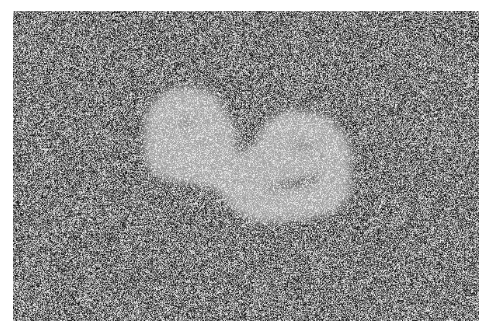
#> input picture OpenCV/3 Image Processing in OpenCV/3 - Image Thresholding/noisy.png, 491 x 331 px
$ python otsus_thresholding_and_gaussian_filter.py
#> lines starting #> are read from the running program, lines starting #| are printed output that depends on the picture; after the words box and inside, x2 and y2 are one past the last pixel; in counts of white or black regions, pixels touching at a corner belong together
import cv2 as cv
import numpy as np
from matplotlib import pyplot as plt

# https://docs.opencv.org/4.x/d7/d4d/tutorial_py_thresholding.html
# how to calculate otsus binarization works

img = cv.imread('noisy.png', cv.IMREAD_GRAYSCALE)
#> img is the input picture: shape (331, 491); min 0, max 255, mean 148
assert img is not None, 'file could not be found, check with os.path.exists()'

# global thresholding
ret,th1 = cv.threshold(img,127,255,cv.THRESH_BINARY)
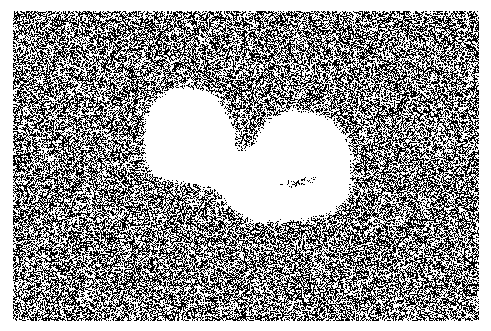
#> th1: shape (331, 491); 61.2% white; black in thin lines or dots, all inside (x1, y1, x2, y2) = (13, 11, 479, 321)

# otsus threshold
ret2,th2 = cv.threshold(img,0,255,cv.THRESH_BINARY+cv.THRESH_OTSU)
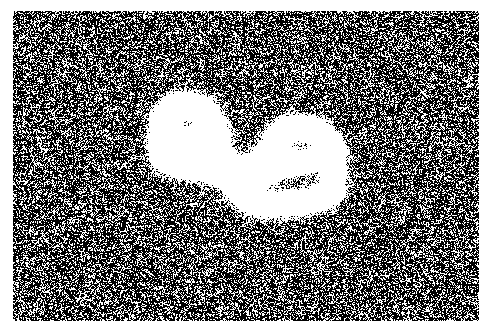
#> th2: shape (331, 491); 48.5% white; 3985 white regions (3549 under 20 px), largest, box (x1, y1, x2, y2) and area: (0, 0, 491, 331) 21594, (74, 72, 375, 238) 20356, (288, 234, 334, 284) 398
#> ret2 = 149

# otsus thresholding after gaussian filtering
blur = cv.GaussianBlur(img,(5,5),0)
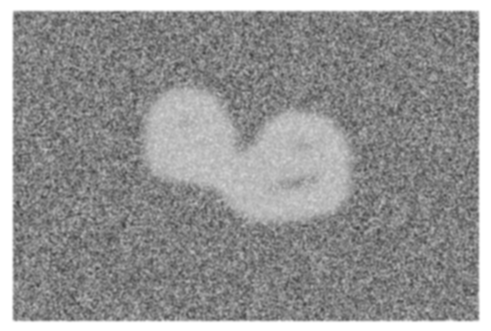
#> blur: shape (331, 491); min 66, max 255, mean 148.1
ret3,th3 = cv.threshold(blur,0,255,cv.THRESH_BINARY+cv.THRESH_OTSU)
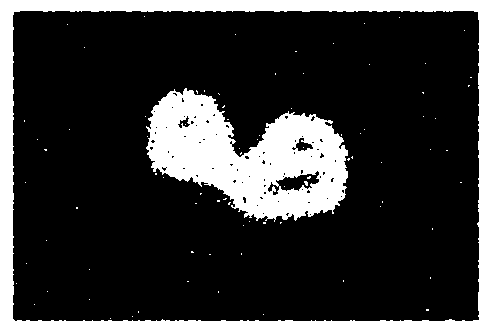
#> th3: shape (331, 491); 21% white; 85 white regions (83 under 20 px), largest, box (x1, y1, x2, y2) and area: (0, 0, 491, 331) 18575, (146, 88, 348, 222) 15417
#> ret3 = 174

# plot all the images
images = [img, 0, th1,
          img, 0, th2,
          blur, 0, th3]

titles = ['Original Noisy Image', 'Histogram', 'Global Thresholding (v=127)',
          'Original Noisy Image', 'Histogram', 'Otsus Thresholding',
          'Gaussian filtered Image', 'Histogram', 'Otsus Thresholding']

for i in range(3):
    plt.subplot(3,3,i*3+1),plt.imshow(images[i*3],'gray')
    plt.title(titles[i*3]),plt.xticks([]),plt.yticks([])
    plt.subplot(3,3,i*3+2),plt.hist(images[i*3].ravel(),256)
    plt.title(titles[i*3+1]),plt.xticks([]),plt.yticks([])
    plt.subplot(3,3,i*3+3),plt.imshow(images[i*3+2],'gray')
    plt.title(titles[i*3+2]), plt.xticks([]), plt.yticks([])
plt.show()
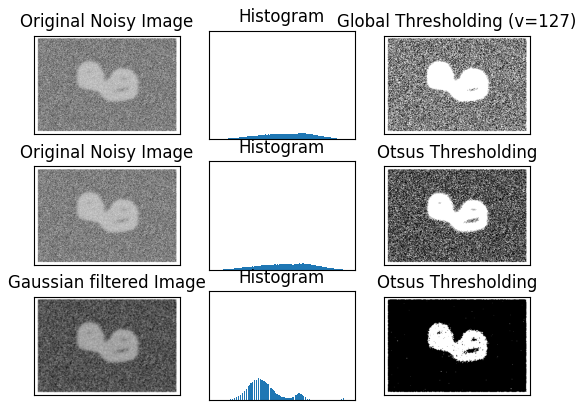
#> figure drawn by matplotlib, 9 panels

$ run again, with OpenCV/3 Image Processing in OpenCV/3 - Image Thresholding/suduko.png copied over OpenCV/3 Image Processing in OpenCV/3 - Image Thresholding/noisy.png
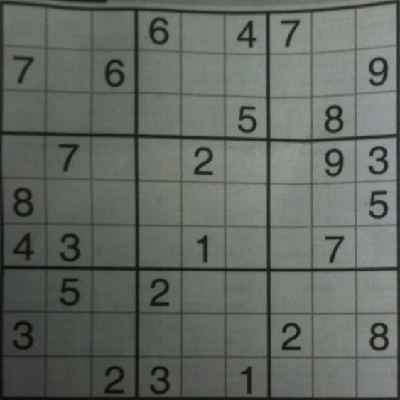
#> input picture OpenCV/3 Image Processing in OpenCV/3 - Image Thresholding/suduko.png, 400 x 400 px
#> `ret,th1 = cv.threshold(img,127,255,cv.THRESH_BINARY)`:
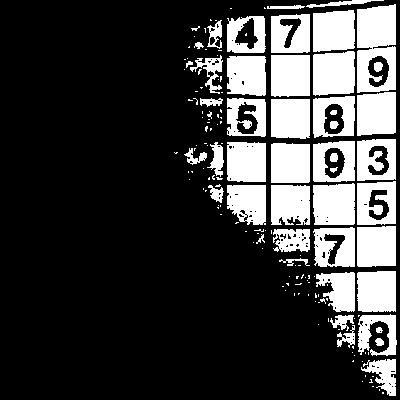
#> th1: shape (400, 400); 24.1% white; 154 white regions (107 under 20 px), largest, box (x1, y1, x2, y2) and area: (357, 4, 396, 93) 2768, (313, 51, 355, 96) 1724, (313, 183, 355, 225) 1668
#> th2: shape (400, 400); 64.5% white; 109 black regions (89 under 20 px), largest, box (x1, y1, x2, y2) and area: (0, 0, 400, 400) 51781, (104, 58, 126, 88) 439, (148, 17, 169, 45) 358
#> ret2 = 93
#> `ret3,th3 = cv.threshold(blur,0,255,cv.THRESH_BINARY+cv.THRESH_OTSU)`:
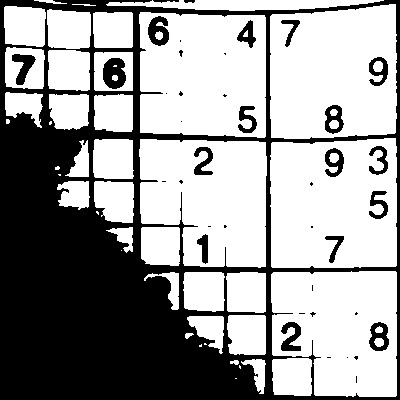
#> th3: shape (400, 400); 61.7% white; 40 black regions (21 under 20 px), largest, box (x1, y1, x2, y2) and area: (0, 0, 400, 400) 56202, (103, 58, 126, 89) 542, (148, 16, 169, 46) 412
#> ret3 = 96
